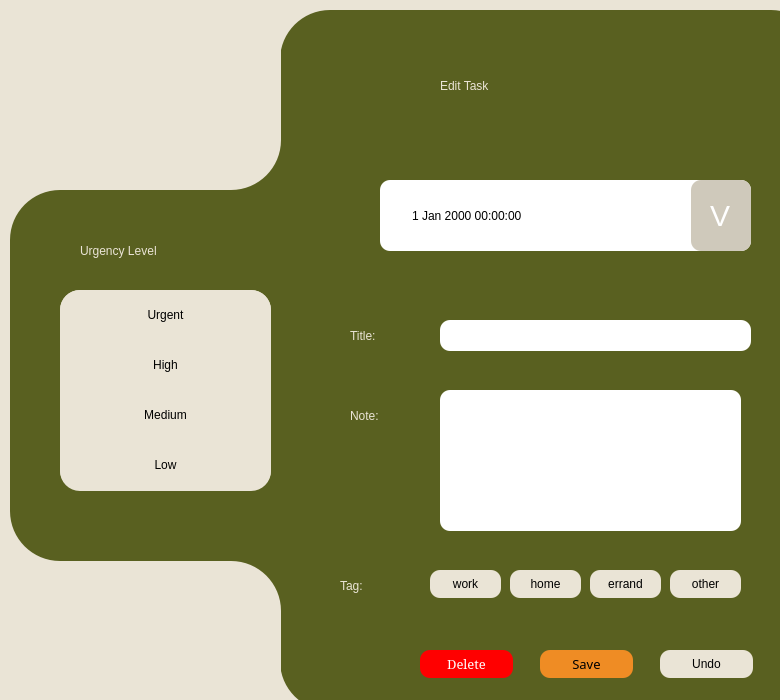
<?xml version="1.0" encoding="UTF-8"?>
<ui version="4.0">
 <class>edittask</class>
 <widget class="QWidget" name="edittask">
  <property name="geometry">
   <rect>
    <x>0</x>
    <y>0</y>
    <width>780</width>
    <height>700</height>
   </rect>
  </property>
  <property name="windowTitle">
   <string>Form</string>
  </property>
  <property name="styleSheet">
   <string notr="true">#edittask{
background-color: #EAE4D6;
}
#Title{
font: 30pt &quot;High Tower Text&quot;;
color: #EAE4D6;
}
#back{
background-color: #596020;
border-radius: 50px;
}
#back2{
background-color: #596020;
border-radius: 50px;
}
#back3{
background-color: #596020;
}
#back4{
background-color: #EAE4D6;
border-radius: 50px;
}
#back5{
background-color: #EAE4D6;
border-radius: 50px;
}
#back6{
background-color:  #EAE4D6;
border-radius: 20px;
}
#title{
font: 15pt &quot;Imprint MT Shadow&quot;;
color: #EAE4D6;
}
#note{
font: 15pt &quot;Imprint MT Shadow&quot;;
color: #EAE4D6;
}
#tag{
font: 15pt &quot;Imprint MT Shadow&quot;;
color: #EAE4D6;
}
#save{
font: 10pt &quot;High Tower Text&quot;;
background-color: #EF8C24;
border-radius: 10px;
color: black;
}
#undo{
font: 10pt &quot;High Tower Text&quot;;
background-color: #EAE4D6;
border-radius: 10px;
color: #black;
}
#work{
font: 10pt &quot;High Tower Text&quot;;
background-color: #EAE4D6;
border-radius: 10px;
color: #black;
}
#home{
font: 10pt &quot;High Tower Text&quot;;
background-color: #EAE4D6;
border-radius: 10px;
color: #black;
}
#errand{
font: 10pt &quot;High Tower Text&quot;;
background-color: #EAE4D6;
border-radius: 10px;
color: #black;
}
#others{
font: 10pt &quot;High Tower Text&quot;;
background-color: #EAE4D6;
border-radius: 10px;
color: #black;
}
#titletext{
border-radius: 10px;
}
#notetext{
border-radius: 10px;
background-color: white;
}
#time{
border-radius: 10px;
padding-left: 30px;
font: 15pt &quot;Imprint MT Shadow&quot;;
}
QDateTimeEdit::drop-down{
background-color: #CFC9BB;
border-radius: 10px;
width: 60px;
}
#urgent{
font: 15pt &quot;Imprint MT Shadow&quot;;
color: #EAE4D6;
}
#urgent_lev{
background-color: #EAE4D6;
font: 18pt &quot;High Tower Text&quot;;
border-radius: 20px;
}
#urgent_lev::hover{
background-color: #D65151;
border-radius: 20px;
}
#high_lev{
background-color: #EAE4D6;
font: 18pt &quot;High Tower Text&quot;;

border-radius: 20px;
}
#high_lev::hover{
background-color: #EF8C24;
border-radius: 20px;
}
#med_lev{
background-color: #EAE4D6;
font: 18pt &quot;High Tower Text&quot;;

border-radius: 20px;
}
#med_lev::hover{
background-color: #D6CA51;
border-radius: 20px;
}
#low_lev{
background-color: #EAE4D6;
font: 18pt &quot;High Tower Text&quot;;
border-radius: 20px;
}
#low_lev::hover{
background-color: #596020;
border-radius: 20px;
}
#dele{
font: 10pt &quot;MS Serif&quot;;
background-color: red;
border-radius: 10px;
color: white;
}</string>
  </property>
  <widget class="QPushButton" name="urgent_lev">
   <property name="geometry">
    <rect>
     <x>60</x>
     <y>290</y>
     <width>211</width>
     <height>50</height>
    </rect>
   </property>
   <property name="text">
    <string>Urgent</string>
   </property>
  </widget>
  <widget class="QLabel" name="label_3">
   <property name="geometry">
    <rect>
     <x>80</x>
     <y>330</y>
     <width>55</width>
     <height>16</height>
    </rect>
   </property>
   <property name="text">
    <string/>
   </property>
  </widget>
  <widget class="QPushButton" name="med_lev">
   <property name="geometry">
    <rect>
     <x>60</x>
     <y>390</y>
     <width>211</width>
     <height>50</height>
    </rect>
   </property>
   <property name="text">
    <string>Medium</string>
   </property>
  </widget>
  <widget class="QLabel" name="note">
   <property name="geometry">
    <rect>
     <x>350</x>
     <y>400</y>
     <width>71</width>
     <height>31</height>
    </rect>
   </property>
   <property name="text">
    <string>Note:</string>
   </property>
  </widget>
  <widget class="QLabel" name="urgent">
   <property name="geometry">
    <rect>
     <x>80</x>
     <y>230</y>
     <width>171</width>
     <height>41</height>
    </rect>
   </property>
   <property name="text">
    <string>Urgency Level</string>
   </property>
  </widget>
  <widget class="QPushButton" name="low_lev">
   <property name="geometry">
    <rect>
     <x>60</x>
     <y>440</y>
     <width>211</width>
     <height>50</height>
    </rect>
   </property>
   <property name="text">
    <string>Low</string>
   </property>
  </widget>
  <widget class="QLabel" name="back6">
   <property name="geometry">
    <rect>
     <x>60</x>
     <y>290</y>
     <width>211</width>
     <height>201</height>
    </rect>
   </property>
   <property name="text">
    <string/>
   </property>
  </widget>
  <widget class="QPushButton" name="home">
   <property name="geometry">
    <rect>
     <x>510</x>
     <y>570</y>
     <width>71</width>
     <height>28</height>
    </rect>
   </property>
   <property name="text">
    <string>home</string>
   </property>
  </widget>
  <widget class="QTextEdit" name="notetext">
   <property name="geometry">
    <rect>
     <x>440</x>
     <y>390</y>
     <width>301</width>
     <height>141</height>
    </rect>
   </property>
  </widget>
  <widget class="QPushButton" name="save">
   <property name="geometry">
    <rect>
     <x>540</x>
     <y>650</y>
     <width>93</width>
     <height>28</height>
    </rect>
   </property>
   <property name="font">
    <font>
     <family>High Tower Text</family>
     <pointsize>10</pointsize>
     <weight>50</weight>
     <italic>false</italic>
     <bold>false</bold>
    </font>
   </property>
   <property name="text">
    <string>Save</string>
   </property>
  </widget>
  <widget class="QPushButton" name="errand">
   <property name="geometry">
    <rect>
     <x>590</x>
     <y>570</y>
     <width>71</width>
     <height>28</height>
    </rect>
   </property>
   <property name="text">
    <string>errand</string>
   </property>
  </widget>
  <widget class="QPushButton" name="work">
   <property name="geometry">
    <rect>
     <x>430</x>
     <y>570</y>
     <width>71</width>
     <height>28</height>
    </rect>
   </property>
   <property name="text">
    <string>work</string>
   </property>
  </widget>
  <widget class="QDateTimeEdit" name="time">
   <property name="geometry">
    <rect>
     <x>380</x>
     <y>180</y>
     <width>371</width>
     <height>71</height>
    </rect>
   </property>
   <property name="calendarPopup">
    <bool>true</bool>
   </property>
  </widget>
  <widget class="QLabel" name="Title">
   <property name="geometry">
    <rect>
     <x>440</x>
     <y>50</y>
     <width>231</width>
     <height>71</height>
    </rect>
   </property>
   <property name="text">
    <string>Edit Task</string>
   </property>
  </widget>
  <widget class="QLabel" name="back">
   <property name="geometry">
    <rect>
     <x>280</x>
     <y>10</y>
     <width>541</width>
     <height>701</height>
    </rect>
   </property>
   <property name="text">
    <string/>
   </property>
  </widget>
  <widget class="QPushButton" name="others">
   <property name="geometry">
    <rect>
     <x>670</x>
     <y>570</y>
     <width>71</width>
     <height>28</height>
    </rect>
   </property>
   <property name="text">
    <string>other</string>
   </property>
  </widget>
  <widget class="QLabel" name="back5">
   <property name="geometry">
    <rect>
     <x>60</x>
     <y>561</y>
     <width>221</width>
     <height>191</height>
    </rect>
   </property>
   <property name="text">
    <string/>
   </property>
  </widget>
  <widget class="QLabel" name="tag">
   <property name="geometry">
    <rect>
     <x>340</x>
     <y>570</y>
     <width>71</width>
     <height>31</height>
    </rect>
   </property>
   <property name="text">
    <string>Tag:</string>
   </property>
  </widget>
  <widget class="QLabel" name="back4">
   <property name="geometry">
    <rect>
     <x>60</x>
     <y>-1</y>
     <width>221</width>
     <height>191</height>
    </rect>
   </property>
   <property name="text">
    <string/>
   </property>
  </widget>
  <widget class="QLabel" name="back2">
   <property name="geometry">
    <rect>
     <x>10</x>
     <y>190</y>
     <width>411</width>
     <height>371</height>
    </rect>
   </property>
   <property name="text">
    <string/>
   </property>
  </widget>
  <widget class="QPushButton" name="undo">
   <property name="geometry">
    <rect>
     <x>660</x>
     <y>650</y>
     <width>93</width>
     <height>28</height>
    </rect>
   </property>
   <property name="text">
    <string>Undo</string>
   </property>
  </widget>
  <widget class="QLabel" name="title">
   <property name="geometry">
    <rect>
     <x>350</x>
     <y>320</y>
     <width>71</width>
     <height>31</height>
    </rect>
   </property>
   <property name="text">
    <string>Title:</string>
   </property>
  </widget>
  <widget class="QLineEdit" name="titletext">
   <property name="geometry">
    <rect>
     <x>440</x>
     <y>320</y>
     <width>311</width>
     <height>31</height>
    </rect>
   </property>
  </widget>
  <widget class="QPushButton" name="high_lev">
   <property name="geometry">
    <rect>
     <x>60</x>
     <y>340</y>
     <width>211</width>
     <height>50</height>
    </rect>
   </property>
   <property name="text">
    <string>High</string>
   </property>
  </widget>
  <widget class="QLabel" name="back3">
   <property name="geometry">
    <rect>
     <x>210</x>
     <y>140</y>
     <width>411</width>
     <height>471</height>
    </rect>
   </property>
   <property name="text">
    <string/>
   </property>
  </widget>
  <widget class="QPushButton" name="dele">
   <property name="geometry">
    <rect>
     <x>420</x>
     <y>650</y>
     <width>93</width>
     <height>28</height>
    </rect>
   </property>
   <property name="font">
    <font>
     <family>MS Serif</family>
     <pointsize>10</pointsize>
     <weight>50</weight>
     <italic>false</italic>
     <bold>false</bold>
    </font>
   </property>
   <property name="text">
    <string>Delete</string>
   </property>
  </widget>
  <widget class="QLabel" name="label">
   <property name="geometry">
    <rect>
     <x>710</x>
     <y>200</y>
     <width>55</width>
     <height>31</height>
    </rect>
   </property>
   <property name="styleSheet">
    <string notr="true">color: white;
font-size: 30px;</string>
   </property>
   <property name="text">
    <string>V</string>
   </property>
  </widget>
  <zorder>back3</zorder>
  <zorder>back2</zorder>
  <zorder>back6</zorder>
  <zorder>back</zorder>
  <zorder>urgent_lev</zorder>
  <zorder>label_3</zorder>
  <zorder>med_lev</zorder>
  <zorder>note</zorder>
  <zorder>urgent</zorder>
  <zorder>low_lev</zorder>
  <zorder>home</zorder>
  <zorder>notetext</zorder>
  <zorder>save</zorder>
  <zorder>errand</zorder>
  <zorder>work</zorder>
  <zorder>time</zorder>
  <zorder>Title</zorder>
  <zorder>others</zorder>
  <zorder>back5</zorder>
  <zorder>tag</zorder>
  <zorder>back4</zorder>
  <zorder>undo</zorder>
  <zorder>title</zorder>
  <zorder>titletext</zorder>
  <zorder>high_lev</zorder>
  <zorder>dele</zorder>
  <zorder>label</zorder>
 </widget>
 <resources/>
 <connections/>
</ui>
